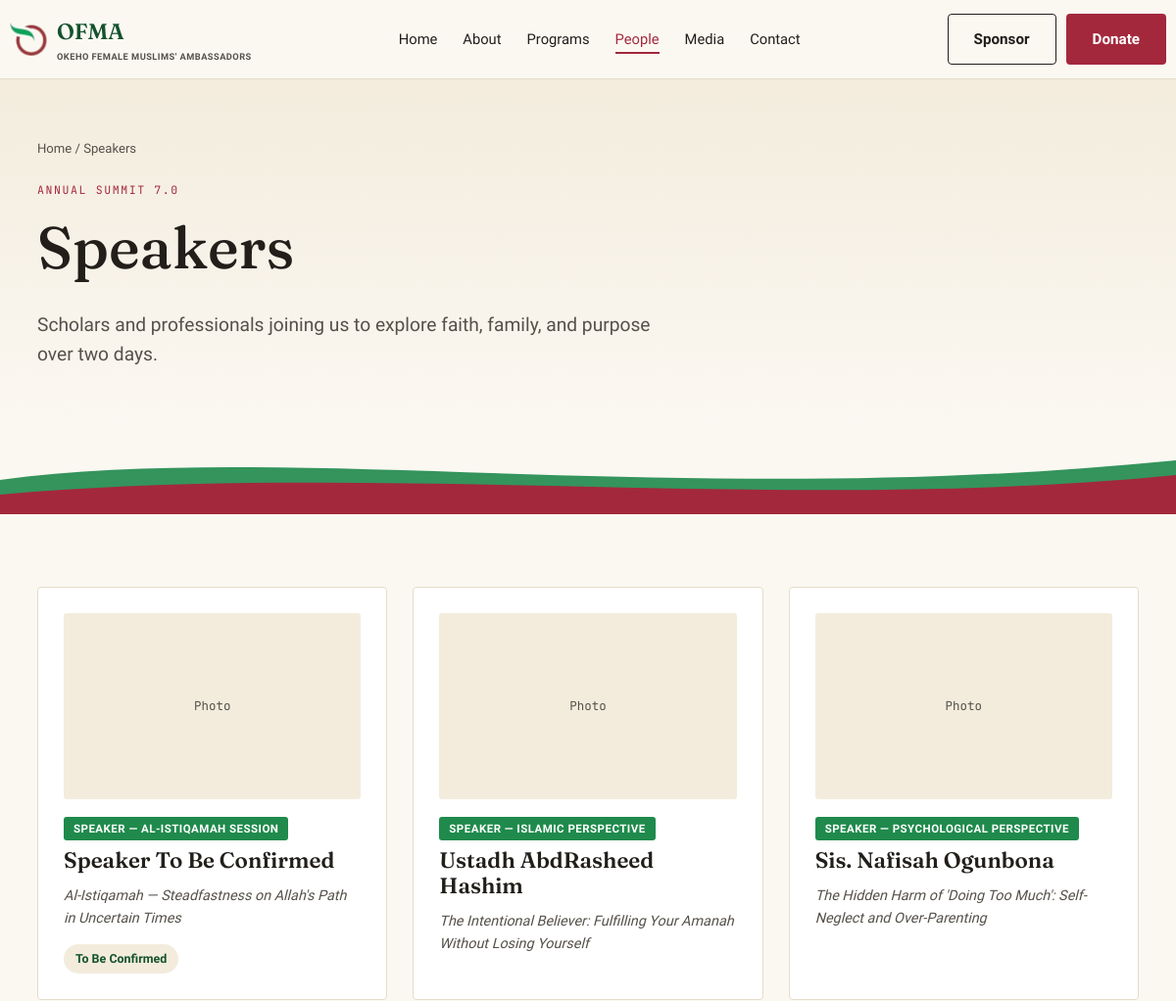
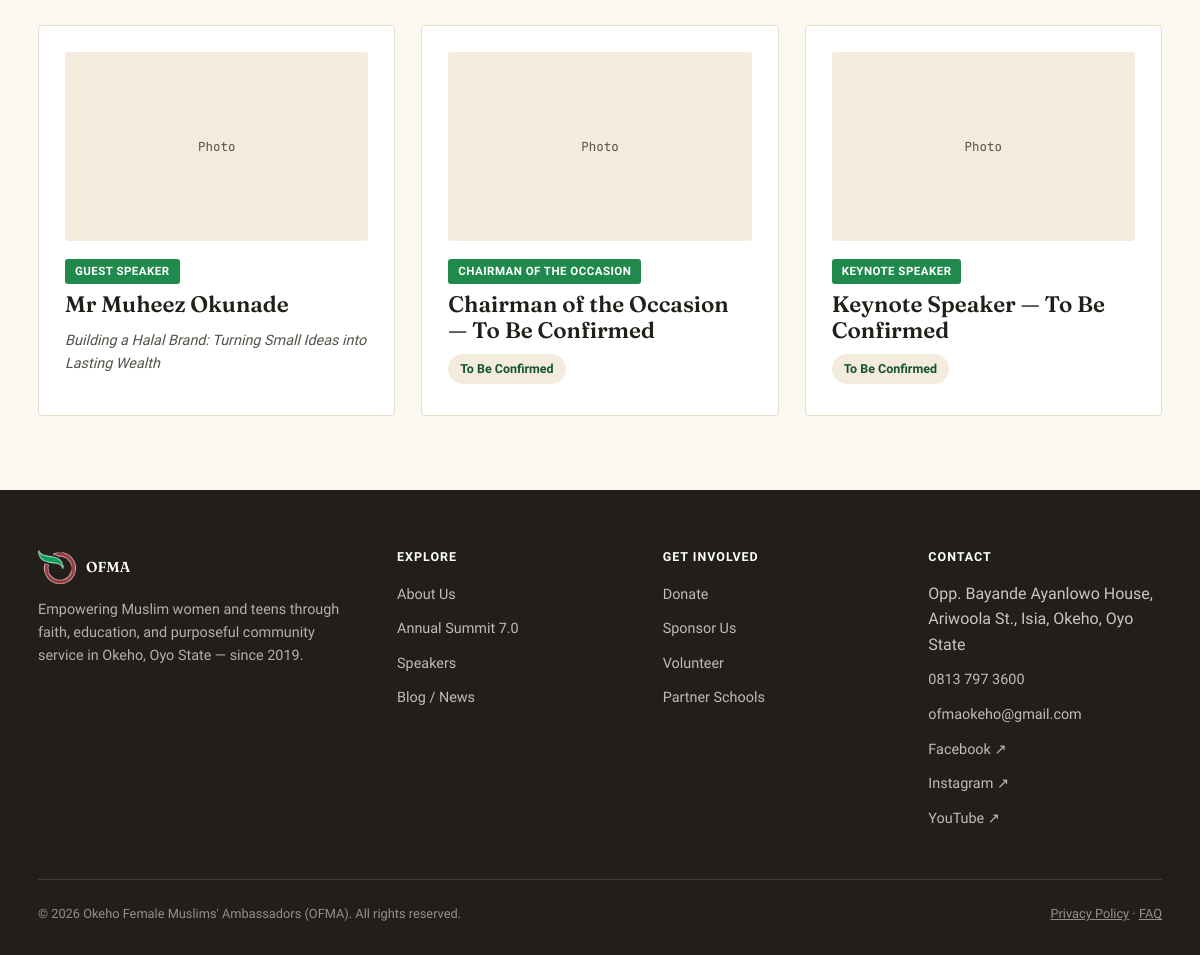
The page /speakers on the database its author committed (2 pictures, top to bottom).
### tables this page shows
CREATE TABLE speakers (
    id INTEGER PRIMARY KEY AUTOINCREMENT,
    name TEXT NOT NULL,
    slug TEXT UNIQUE NOT NULL,
    role TEXT NOT NULL,
    topic TEXT,
    bio TEXT,
    day TEXT,
    status TEXT DEFAULT 'confirmed',
    sort_order INTEGER DEFAULT 0
);

### app.py (the view)
@app.route("/speakers")
def speakers():
    conn = get_db()
    all_speakers = conn.execute("SELECT * FROM speakers ORDER BY sort_order").fetchall()
    conn.close()
    return render_template("speakers.html", active="people", speakers=all_speakers)

### app.py (called while the page is built)
@app.context_processor
def inject_globals():
    return dict(current_year=date.today().year, summit=SUMMIT)

### db.py (called while the page is built)
def get_db():
    conn = sqlite3.connect(DB_PATH)
    conn.row_factory = sqlite3.Row
    conn.execute("PRAGMA foreign_keys = ON")
    return conn

### templates/speakers.html (shortened to what this page needs)
{% extends "base.html" %}
{% block content %}
<section class="hero" style="padding:60px 0 40px;">
  <div class="container">
    <div class="breadcrumb"><a href="{{ url_for('home') }}">Home</a> / Speakers</div>
    <span class="eyebrow">Annual Summit {{ summit.edition }}</span>
    <h1>Speakers</h1>
    <p class="lede">Scholars and professionals joining us to explore faith, family, and purpose over two days.</p>
  </div>
</section>
{% include "partials/_curve_divider.html" %}
<section>
  <div class="container">
    <div class="grid grid-3">
      {% for s in speakers %}
      <a href="{{ url_for('speaker_detail', slug=s['slug']) }}" class="card" style="text-decoration:none;">
        <div class="card-media">Photo</div>
        <span class="badge-role">{{ s['role'] }}</span>
        <h3>{{ s['name'] }}</h3>
        {% if s['topic'] %}<p style="font-size:0.9rem; font-style:italic;">{{ s['topic'] }}</p>{% endif %}
        {% if s['status'] == 'tbc' %}<span class="pill">To Be Confirmed</span>{% endif %}
      </a>
      {% endfor %}
    </div>
  </div>
</section>
{% endblock %}

### static/css/style.css (style rules this page uses)
:root { --green: #1F8A4C; --green-deep: #14522E; --maroon: #A3283C; --maroon-deep: #6E1B29; --sand: #C9A227; --paper: #FBF8F2; --paper-warm: #F3ECDD; --ink: #221F1B; --ink-soft: #55504A; --line: #E4DCC8; --white: #FFFFFF; --font-display: 'Fraunces', 'Georgia', serif; --font-body: 'Work Sans', 'Segoe UI', sans-serif; --font-mono: 'JetBrains Mono', monospace; --maxw: 1180px; --radius: 4px; --shadow: 0 12px 32px -16px rgba(34, 31, 27, 0.25); }
* { box-sizing: border-box; }
html { scroll-behavior: smooth; }
body { margin: 0; font-family: var(--font-body); color: var(--ink); background: var(--paper); line-height: 1.6; -webkit-font-smoothing: antialiased; overflow-x: hidden; }
a { color: inherit; }
.container { max-width: var(--maxw); margin: 0 auto; padding: 0 28px; }
h1, h2, h3, h4 { font-family: var(--font-display); font-weight: 600; line-height: 1.15; margin: 0 0 0.5em; color: var(--ink); }
h1 { font-size: clamp(2.4rem, 5vw, 4rem); font-weight: 500; }
h3 { font-size: 1.4rem; }
p { margin: 0 0 1em; color: var(--ink-soft); }
.eyebrow { display: inline-block; font-family: var(--font-mono); font-size: 0.72rem; letter-spacing: 0.14em; text-transform: uppercase; color: var(--maroon); margin-bottom: 14px; }
.lede { font-size: 1.2rem; color: var(--ink-soft); max-width: 640px; }
.hero { position: relative; background: linear-gradient(180deg, var(--paper-warm) 0%, var(--paper) 100%); padding: 90px 0 60px; overflow: hidden; }
section { padding: 74px 0; }
.grid { display: grid; gap: 26px; }
.grid-3 { grid-template-columns: repeat(3, 1fr); }
.card { background: var(--white); border: 1px solid var(--line); border-radius: var(--radius); padding: 26px; transition: box-shadow 0.2s ease, transform 0.2s ease; }
.card-media { aspect-ratio: 16/10; border-radius: 3px; background: var(--paper-warm); margin-bottom: 16px; display: flex; align-items: center; justify-content: center; color: var(--ink-soft); font-size: 0.78rem; font-family: var(--font-mono); text-align: center; padding: 10px; overflow: hidden; }
.pill { display: inline-block; padding: 5px 12px; border-radius: 20px; font-size: 0.78rem; font-weight: 600; background: var(--paper-warm); color: var(--green-deep); }
.breadcrumb { font-size: 0.82rem; color: var(--ink-soft); margin-bottom: 18px; }
.breadcrumb a { color: var(--ink-soft); text-decoration: none; }
.badge-role { display: inline-block; font-size: 0.72rem; font-weight: 700; letter-spacing: 0.04em; text-transform: uppercase; color: var(--white); background: var(--green); padding: 3px 10px; border-radius: 3px; margin-bottom: 8px; }

### rows shown on the page
speakers: role "SPEAKER — AL-ISTIQAMAH SESSION", name "Speaker To Be Confirmed", topic "Al-Istiqamah — Steadfastness on Allah's Path in Uncertain Times", status "To Be Confirmed"
speakers: role "SPEAKER — ISLAMIC PERSPECTIVE", name "Ustadh AbdRasheed Hashim", topic "The Intentional Believer: Fulfilling Your Amanah Without Losing Yourself"
speakers: role "SPEAKER — PSYCHOLOGICAL PERSPECTIVE", name "Sis. Nafisah Ogunbona", topic "The Hidden Harm of 'Doing Too Much': Self-Neglect and Over-Parenting"
speakers: role "GUEST SPEAKER", name "Mr Muheez Okunade", topic "Building a Halal Brand: Turning Small Ideas into Lasting Wealth"
speakers: role "CHAIRMAN OF THE OCCASION", name "Chairman of the Occasion — To Be Confirmed", status "To Be Confirmed"
speakers: role "KEYNOTE SPEAKER", name "Keynote Speaker — To Be Confirmed", status "To Be Confirmed"

### other values the page prints
{{ summit.edition }} "7.0"
